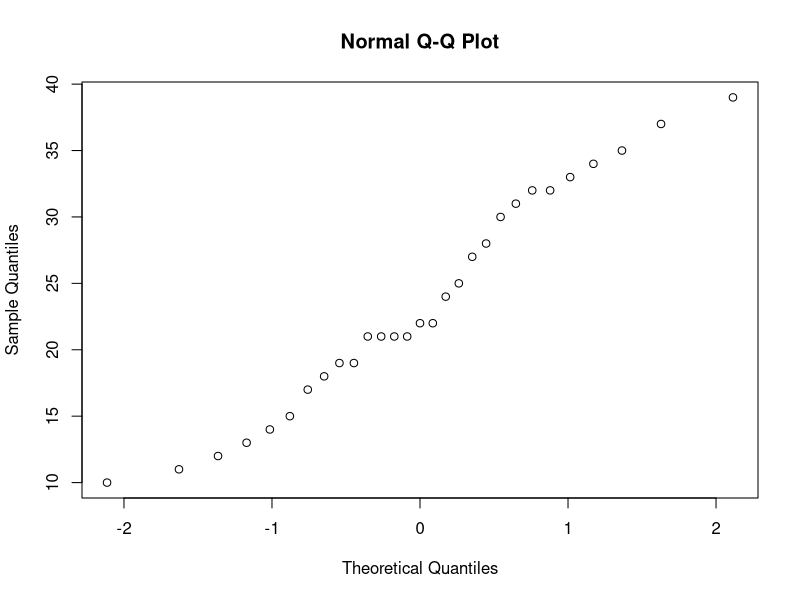
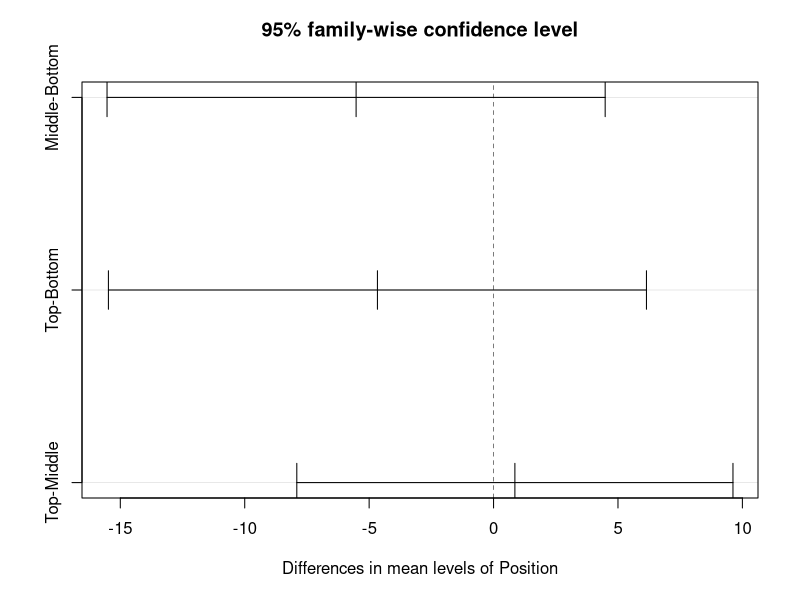

Write R code to recreate these figures, in order.
## ---- chunk 1
knitr::opts_chunk$set(echo = TRUE)
## ---- chunk 2
data1 <- read.csv('moth.csv')
data1
## ---- chunk 3
data2<-data.frame("Moth"=data1[,1],"Position"=data1[,2],"lure"=data1[,3])
data2
## ---- chunk 4
res <- shapiro.test(data2$Moth)
res

## ---- chunk 5
qqnorm(data2$Moth)

## ---- chunk 6
bartlett.test(Moth~Position,data=data2)

bartlett.test(Moth~lure,data=data2)

## ---- chunk 7
twoway <- aov(Moth~Position+lure,data=data2)
summary(twoway)
twoway
## ---- chunk 8
TK <- TukeyHSD(twoway,"Position")
TK
plot(TK)

